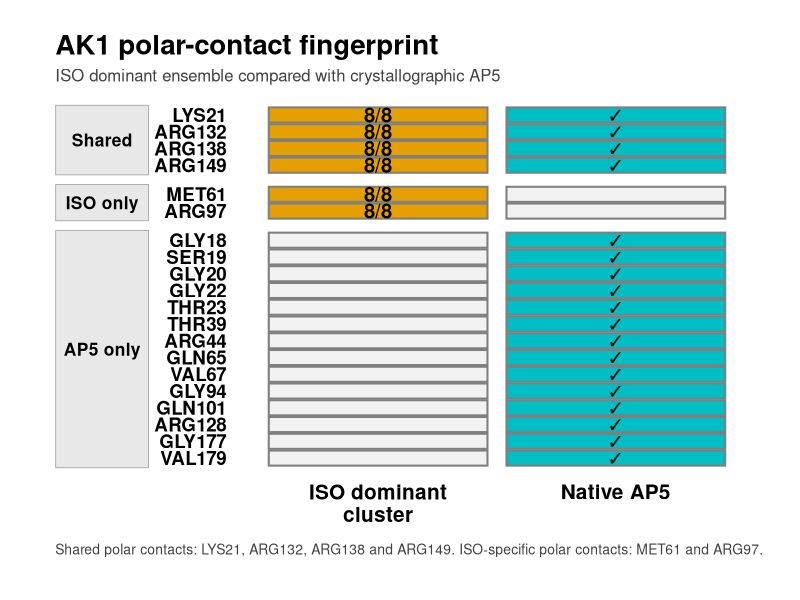
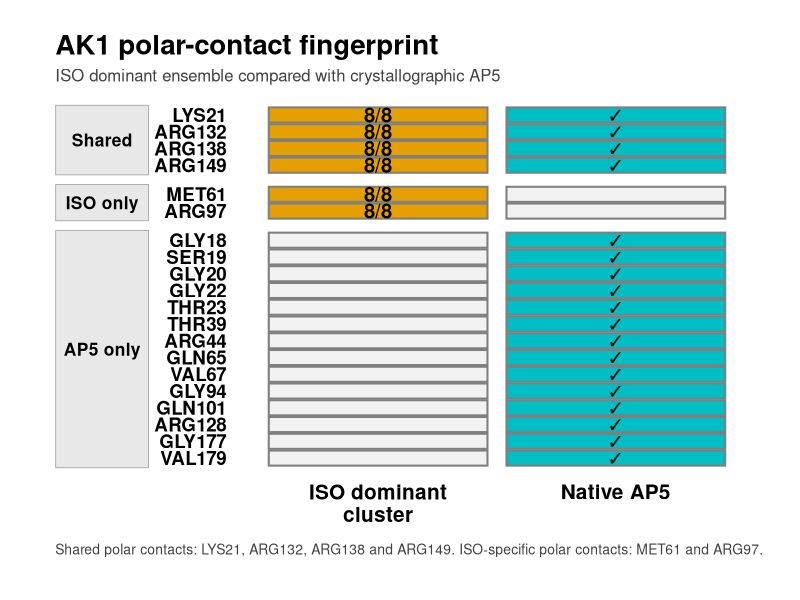
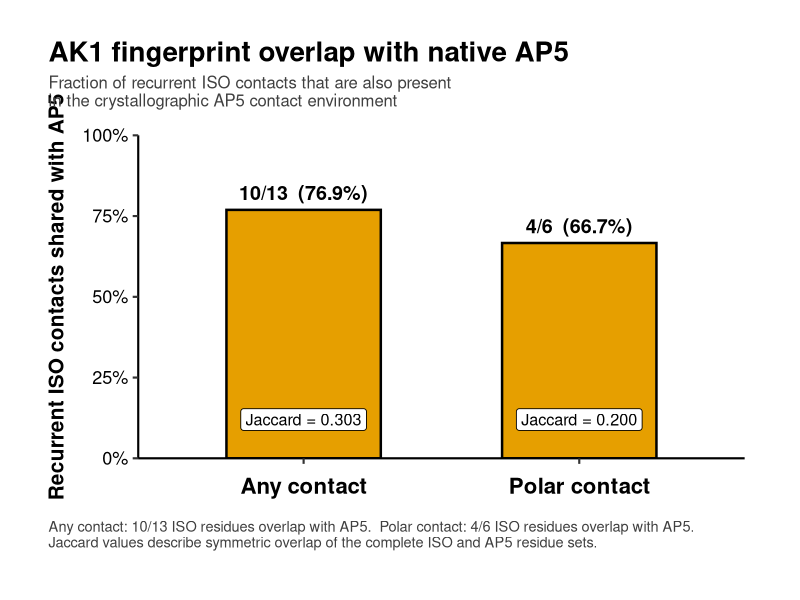
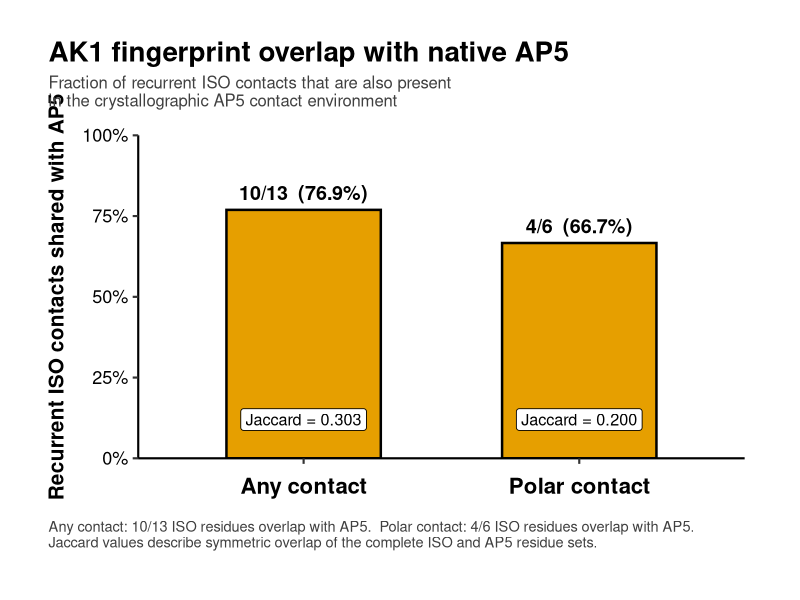

The R source for these figures, in order:
# ============================================================
# AK1 PANEL L
# Native-ligand interaction fingerprint comparison
#
# OUTPUTS ARE SAVED AS TWO SEPARATE FIGURES:
#
# L-A = Polar-contact residue fingerprint
# L-B = Quantitative fingerprint overlap
#
# ISO dominant ensemble vs crystallographic AP5
# ============================================================


# ============================================================
# PACKAGES
# ============================================================

packages <- c(
  "ggplot2",
  "dplyr",
  "tidyr",
  "openxlsx"
)

for (p in packages) {

  if (!requireNamespace(p, quietly = TRUE)) {

    install.packages(
      p,
      repos = "https://cloud.r-project.org"
    )
  }
}

library(ggplot2)
library(dplyr)
library(tidyr)
library(openxlsx)


# ============================================================
# OUTPUT DIRECTORY
# ============================================================

out_dir <- "../results/AK1_panelL_native_ligand_fingerprint"

dir.create(
  out_dir,
  recursive = TRUE,
  showWarnings = FALSE
)


# ============================================================
# VERIFIED RESIDUE SETS
# ============================================================

# ------------------------------------------------------------
# ISO recurrent ANY contacts across dominant ensemble
# ------------------------------------------------------------

iso_any <- c(
  "ARG132",
  "ARG138",
  "ARG149",
  "ARG97",
  "ASP140",
  "ASP93",
  "GLY15",
  "GLY16",
  "GLY18",
  "GLY64",
  "LYS21",
  "MET61",
  "PRO17"
)


# ------------------------------------------------------------
# Native AP5 ANY-contact fingerprint
# ------------------------------------------------------------

ap5_any <- c(
  "ARG128",
  "ARG132",
  "ARG138",
  "ARG149",
  "ARG44",
  "ARG97",
  "ASP140",
  "GLN101",
  "GLN65",
  "GLY16",
  "GLY177",
  "GLY18",
  "GLY20",
  "GLY22",
  "GLY40",
  "GLY94",
  "LEU129",
  "LEU43",
  "LEU66",
  "LYS21",
  "MET61",
  "PRO17",
  "SER178",
  "SER19",
  "THR23",
  "THR39",
  "TYR95",
  "VAL179",
  "VAL67",
  "VAL72"
)


# ------------------------------------------------------------
# ISO recurrent POLAR contacts
# ------------------------------------------------------------

iso_polar <- c(
  "LYS21",
  "ARG132",
  "ARG138",
  "ARG149",
  "MET61",
  "ARG97"
)


# ------------------------------------------------------------
# Native AP5 POLAR-contact fingerprint
# ------------------------------------------------------------

ap5_polar <- c(
  "ARG128",
  "ARG132",
  "ARG138",
  "ARG149",
  "ARG44",
  "GLN101",
  "GLN65",
  "GLY177",
  "GLY18",
  "GLY20",
  "GLY22",
  "GLY94",
  "LYS21",
  "SER19",
  "THR23",
  "THR39",
  "VAL179",
  "VAL67"
)


# ============================================================
# CALCULATE OVERLAPS
# ============================================================

shared_any <- intersect(
  iso_any,
  ap5_any
)

iso_only_any <- setdiff(
  iso_any,
  ap5_any
)

ap5_only_any <- setdiff(
  ap5_any,
  iso_any
)


shared_polar <- intersect(
  iso_polar,
  ap5_polar
)

iso_only_polar <- setdiff(
  iso_polar,
  ap5_polar
)

ap5_only_polar <- setdiff(
  ap5_polar,
  iso_polar
)


# ============================================================
# SUMMARY METRICS
# ============================================================

any_iso_coverage <-
  length(shared_any) /
  length(iso_any) *
  100


polar_iso_coverage <-
  length(shared_polar) /
  length(iso_polar) *
  100


any_jaccard <-
  length(shared_any) /
  length(
    union(
      iso_any,
      ap5_any
    )
  )


polar_jaccard <-
  length(shared_polar) /
  length(
    union(
      iso_polar,
      ap5_polar
    )
  )


# ============================================================
# VALIDATION
# ============================================================

stopifnot(
  length(iso_any) == 13
)

stopifnot(
  length(ap5_any) == 30
)

stopifnot(
  length(shared_any) == 10
)

stopifnot(
  length(iso_only_any) == 3
)

stopifnot(
  length(ap5_only_any) == 20
)

stopifnot(
  length(iso_polar) == 6
)

stopifnot(
  length(ap5_polar) == 18
)

stopifnot(
  length(shared_polar) == 4
)

stopifnot(
  length(iso_only_polar) == 2
)

stopifnot(
  length(ap5_only_polar) == 14
)


# ============================================================
# PRINT NUMERICAL SUMMARY
# ============================================================

cat("\n")
cat("============================================================\n")
cat("AK1 NATIVE-LIGAND FINGERPRINT COMPARISON\n")
cat("============================================================\n\n")

cat(
  sprintf(
    "ANY CONTACTS: %d/%d ISO contacts shared with AP5 = %.1f%%\n",
    length(shared_any),
    length(iso_any),
    any_iso_coverage
  )
)

cat(
  sprintf(
    "ANY-contact Jaccard = %.3f\n\n",
    any_jaccard
  )
)

cat(
  sprintf(
    "POLAR CONTACTS: %d/%d ISO polar contacts shared with AP5 = %.1f%%\n",
    length(shared_polar),
    length(iso_polar),
    polar_iso_coverage
  )
)

cat(
  sprintf(
    "Polar-contact Jaccard = %.3f\n",
    polar_jaccard
  )
)


# ============================================================
# PANEL L-A
# POLAR-CONTACT RESIDUE FINGERPRINT
# ============================================================


# ------------------------------------------------------------
# RESIDUE ORDER
# ------------------------------------------------------------

shared_order <- c(
  "LYS21",
  "ARG132",
  "ARG138",
  "ARG149"
)

iso_only_order <- c(
  "MET61",
  "ARG97"
)

ap5_only_order <- c(
  "GLY18",
  "SER19",
  "GLY20",
  "GLY22",
  "THR23",
  "THR39",
  "ARG44",
  "GLN65",
  "VAL67",
  "GLY94",
  "GLN101",
  "ARG128",
  "GLY177",
  "VAL179"
)


polar_order <- c(
  shared_order,
  iso_only_order,
  ap5_only_order
)


polar_class <- data.frame(

  Residue = polar_order,

  Category = c(

    rep(
      "Shared",
      length(shared_order)
    ),

    rep(
      "ISO only",
      length(iso_only_order)
    ),

    rep(
      "AP5 only",
      length(ap5_only_order)
    )
  ),

  stringsAsFactors = FALSE
)


# ------------------------------------------------------------
# LONG FORMAT
# ------------------------------------------------------------

polar_matrix <- polar_class %>%

  mutate(

    ISO_present =
      Residue %in% iso_polar,

    AP5_present =
      Residue %in% ap5_polar
  ) %>%

  pivot_longer(

    cols = c(
      ISO_present,
      AP5_present
    ),

    names_to =
      "Ligand",

    values_to =
      "Present"
  ) %>%

  mutate(

    Ligand = recode(

      Ligand,

      "ISO_present" =
        "ISO dominant\ncluster",

      "AP5_present" =
        "Native AP5"
    ),

    Category = factor(

      Category,

      levels = c(
        "Shared",
        "ISO only",
        "AP5 only"
      )
    ),

    Residue = factor(

      Residue,

      levels = rev(
        polar_order
      )
    ),

    Ligand = factor(

      Ligand,

      levels = c(
        "ISO dominant\ncluster",
        "Native AP5"
      )
    ),

    Cell_type = case_when(

      Present &
        Ligand ==
        "ISO dominant\ncluster" ~
        "ISO",

      Present &
        Ligand ==
        "Native AP5" ~
        "AP5",

      TRUE ~
        "Absent"
    ),

    Cell_label = case_when(

      Present &
        Ligand ==
        "ISO dominant\ncluster" ~
        "8/8",

      Present &
        Ligand ==
        "Native AP5" ~
        "\u2713",

      TRUE ~
        ""
    )
  )


# ------------------------------------------------------------
# BUILD PANEL L-A
# ------------------------------------------------------------

pA <- ggplot(

  polar_matrix,

  aes(
    x = Ligand,
    y = Residue
  )

) +

  geom_tile(

    aes(
      fill = Cell_type
    ),

    color = "grey50",

    linewidth = 0.7,

    width = 0.92,

    height = 0.90
  ) +

  geom_text(

    aes(
      label = Cell_label
    ),

    size = 5.1,

    fontface = "bold"
  ) +

  facet_grid(

    Category ~ .,

    scales = "free_y",

    space = "free_y",

    switch = "y"
  ) +

  scale_fill_manual(

    values = c(

      "ISO" =
        "#E69F00",

      "AP5" =
        "#00BFC4",

      "Absent" =
        "#F2F2F2"
    ),

    guide = "none"
  ) +

  labs(

    title =
      "AK1 polar-contact fingerprint",

    subtitle =
      "ISO dominant ensemble compared with crystallographic AP5",

    x = NULL,

    y = NULL,

    caption =
      paste0(
        "Shared polar contacts: LYS21, ARG132, ARG138 and ARG149. ",
        "ISO-specific polar contacts: MET61 and ARG97."
      )
  ) +

  theme_minimal(
    base_size = 15
  ) +

  theme(

    panel.grid =
      element_blank(),

    axis.text.x =
      element_text(
        size = 15,
        face = "bold",
        color = "black",
        margin = margin(
          t = 8
        )
      ),

    axis.text.y =
      element_text(
        size = 13.5,
        face = "bold",
        color = "black"
      ),

    plot.title =
      element_text(
        size = 20,
        face = "bold",
        hjust = 0,
        margin = margin(
          b = 5
        )
      ),

    plot.subtitle =
      element_text(
        size = 12,
        color = "grey25",
        hjust = 0,
        margin = margin(
          b = 14
        )
      ),

    plot.caption =
      element_text(
        size = 10,
        hjust = 0,
        color = "grey25",
        margin = margin(
          t = 12
        )
      ),

    strip.text.y.left =
      element_text(
        angle = 0,
        size = 12.5,
        face = "bold",
        color = "black"
      ),

    strip.background =
      element_rect(
        fill = "#E8E8E8",
        color = "grey60",
        linewidth = 0.5
      ),

    strip.placement =
      "outside",

    panel.spacing.y =
      unit(
        0.45,
        "lines"
      ),

    plot.margin =
      margin(
        25,
        30,
        30,
        40
      ),

    plot.title.position =
      "plot",

    plot.caption.position =
      "plot"
  )


# ============================================================
# SAVE PANEL L-A
# ============================================================

panelA_png <- file.path(
  out_dir,
  "AK1_panelL_A_polar_contact_fingerprint.png"
)

panelA_pdf <- file.path(
  out_dir,
  "AK1_panelL_A_polar_contact_fingerprint.pdf"
)


ggsave(

  filename =
    panelA_png,

  plot =
    pA,

  width =
    9.5,

  height =
    11,

  units =
    "in",

  dpi =
    600,

  bg =
    "white"
)


ggsave(

  filename =
    panelA_pdf,

  plot =
    pA,

  width =
    9.5,

  height =
    11,

  units =
    "in",

  bg =
    "white"
)


# ============================================================
# PANEL L-B DATA
# QUANTITATIVE OVERLAP
# ============================================================

overlap_summary <- data.frame(

  Contact_type = c(
    "Any contact",
    "Polar contact"
  ),

  ISO_total = c(
    length(iso_any),
    length(iso_polar)
  ),

  Shared_with_AP5 = c(
    length(shared_any),
    length(shared_polar)
  ),

  ISO_coverage_percent = c(
    any_iso_coverage,
    polar_iso_coverage
  ),

  Jaccard = c(
    any_jaccard,
    polar_jaccard
  ),

  stringsAsFactors = FALSE

) %>%

  mutate(

    Contact_type = factor(

      Contact_type,

      levels = c(
        "Any contact",
        "Polar contact"
      )
    ),

    Fraction_label =
      paste0(
        Shared_with_AP5,
        "/",
        ISO_total
      ),

    Percent_label =
      paste0(
        sprintf(
          "%.1f",
          ISO_coverage_percent
        ),
        "%"
      ),

    Main_label =
      paste0(
        Fraction_label,
        "  (",
        Percent_label,
        ")"
      ),

    Jaccard_label =
      paste0(
        "Jaccard = ",
        sprintf(
          "%.3f",
          Jaccard
        )
      )
  )


# ============================================================
# PANEL L-B
# ============================================================

pB <- ggplot(

  overlap_summary,

  aes(
    x = Contact_type,
    y = ISO_coverage_percent
  )

) +

  geom_col(

    width = 0.56,

    fill = "#E69F00",

    color = "black",

    linewidth = 0.85
  ) +

  geom_text(

    aes(
      label = Main_label
    ),

    vjust = -0.65,

    size = 5.0,

    fontface = "bold"
  ) +

  geom_label(

    aes(
      y = 12,
      label = Jaccard_label
    ),

    size = 4.1,

    label.size = 0.3,

    fill = "white"
  ) +

  scale_y_continuous(

    limits = c(
      0,
      100
    ),

    breaks = c(
      0,
      25,
      50,
      75,
      100
    ),

    labels = function(x) {
      paste0(
        x,
        "%"
      )
    },

    expand = c(
      0,
      0
    )
  ) +

  labs(

    title =
      "AK1 fingerprint overlap with native AP5",

    subtitle =
      paste0(
        "Fraction of recurrent ISO contacts that are also present\n",
        "in the crystallographic AP5 contact environment"
      ),

    x = NULL,

    y =
      "Recurrent ISO contacts shared with AP5",

    caption =
      paste0(
        "Any contact: 10/13 ISO residues overlap with AP5.  ",
        "Polar contact: 4/6 ISO residues overlap with AP5.\n",
        "Jaccard values describe symmetric overlap of the complete ",
        "ISO and AP5 residue sets."
      )
  ) +

  theme_classic(
    base_size = 16
  ) +

  theme(

    axis.text.x =
      element_text(
        size = 16,
        face = "bold",
        color = "black",
        margin = margin(
          t = 10
        )
      ),

    axis.text.y =
      element_text(
        size = 13,
        color = "black"
      ),

    axis.title.y =
      element_text(
        size = 15,
        face = "bold",
        margin = margin(
          r = 10
        )
      ),

    plot.title =
      element_text(
        size = 20,
        face = "bold",
        hjust = 0,
        margin = margin(
          b = 5
        )
      ),

    plot.subtitle =
      element_text(
        size = 12,
        color = "grey25",
        hjust = 0,
        margin = margin(
          b = 18
        )
      ),

    plot.caption =
      element_text(
        size = 10.5,
        hjust = 0,
        color = "grey25",
        margin = margin(
          t = 16
        )
      ),

    plot.margin =
      margin(
        30,
        40,
        35,
        35
      ),

    plot.title.position =
      "plot",

    plot.caption.position =
      "plot"
  )


# ============================================================
# SAVE PANEL L-B
# ============================================================

panelB_png <- file.path(
  out_dir,
  "AK1_panelL_B_fingerprint_overlap.png"
)

panelB_pdf <- file.path(
  out_dir,
  "AK1_panelL_B_fingerprint_overlap.pdf"
)


ggsave(

  filename =
    panelB_png,

  plot =
    pB,

  width =
    9,

  height =
    7.5,

  units =
    "in",

  dpi =
    600,

  bg =
    "white"
)


ggsave(

  filename =
    panelB_pdf,

  plot =
    pB,

  width =
    9,

  height =
    7.5,

  units =
    "in",

  bg =
    "white"
)


# ============================================================
# RESIDUE-LEVEL TABLES
# ============================================================

all_any_residues <- sort(
  union(
    iso_any,
    ap5_any
  )
)


any_table <- data.frame(

  Residue =
    all_any_residues,

  ISO =
    all_any_residues %in% iso_any,

  AP5 =
    all_any_residues %in% ap5_any,

  stringsAsFactors =
    FALSE

) %>%

  mutate(

    Classification = case_when(

      ISO & AP5 ~
        "Shared",

      ISO & !AP5 ~
        "ISO only",

      !ISO & AP5 ~
        "AP5 only"
    )
  )


all_polar_residues <- sort(
  union(
    iso_polar,
    ap5_polar
  )
)


polar_table <- data.frame(

  Residue =
    all_polar_residues,

  ISO =
    all_polar_residues %in% iso_polar,

  AP5 =
    all_polar_residues %in% ap5_polar,

  stringsAsFactors =
    FALSE

) %>%

  mutate(

    Classification = case_when(

      ISO & AP5 ~
        "Shared",

      ISO & !AP5 ~
        "ISO only",

      !ISO & AP5 ~
        "AP5 only"
    )
  )


# ============================================================
# SAVE CSV
# ============================================================

summary_csv <- file.path(
  out_dir,
  "AK1_panelL_fingerprint_overlap_summary.csv"
)

any_csv <- file.path(
  out_dir,
  "AK1_panelL_any_contact_fingerprint.csv"
)

polar_csv <- file.path(
  out_dir,
  "AK1_panelL_polar_contact_fingerprint.csv"
)


write.csv(
  overlap_summary,
  summary_csv,
  row.names = FALSE
)

write.csv(
  any_table,
  any_csv,
  row.names = FALSE
)

write.csv(
  polar_table,
  polar_csv,
  row.names = FALSE
)


# ============================================================
# SAVE EXCEL WORKBOOK
# ============================================================

xlsx_file <- file.path(
  out_dir,
  "AK1_panelL_native_ligand_fingerprint_data.xlsx"
)


wb <- createWorkbook()


# ------------------------------------------------------------
# OVERLAP SUMMARY
# ------------------------------------------------------------

addWorksheet(
  wb,
  "Overlap_Summary"
)

writeData(
  wb,
  "Overlap_Summary",
  overlap_summary
)


# ------------------------------------------------------------
# ANY CONTACT
# ------------------------------------------------------------

addWorksheet(
  wb,
  "Any_Contact_Fingerprint"
)

writeData(
  wb,
  "Any_Contact_Fingerprint",
  any_table
)


# ------------------------------------------------------------
# POLAR CONTACT
# ------------------------------------------------------------

addWorksheet(
  wb,
  "Polar_Contact_Fingerprint"
)

writeData(
  wb,
  "Polar_Contact_Fingerprint",
  polar_table
)


# ------------------------------------------------------------
# RESIDUE SETS
# ------------------------------------------------------------

key_sets <- data.frame(

  Category = c(
    "Any shared",
    "Any ISO only",
    "Any AP5 only",
    "Polar shared",
    "Polar ISO only",
    "Polar AP5 only"
  ),

  Residues = c(

    paste(
      shared_any,
      collapse = ", "
    ),

    paste(
      iso_only_any,
      collapse = ", "
    ),

    paste(
      ap5_only_any,
      collapse = ", "
    ),

    paste(
      shared_polar,
      collapse = ", "
    ),

    paste(
      iso_only_polar,
      collapse = ", "
    ),

    paste(
      ap5_only_polar,
      collapse = ", "
    )
  )
)


addWorksheet(
  wb,
  "Residue_Sets"
)

writeData(
  wb,
  "Residue_Sets",
  key_sets
)


# ------------------------------------------------------------
# NOTES
# ------------------------------------------------------------

notes <- data.frame(

  Item = c(
    "Main interpretation",
    "Any-contact overlap",
    "Polar-contact overlap",
    "Jaccard",
    "Important limitation"
  ),

  Description = c(

    paste0(
      "Most recurrent ISO contacts fall within the native AP5 ",
      "contact environment, supporting localization of ISO ",
      "within the experimentally defined AK1 nucleotide-binding region."
    ),

    paste0(
      length(shared_any),
      " of ",
      length(iso_any),
      " recurrent ISO contact residues (",
      sprintf(
        "%.1f",
        any_iso_coverage
      ),
      "%) were also contacted by AP5."
    ),

    paste0(
      length(shared_polar),
      " of ",
      length(iso_polar),
      " recurrent ISO polar-contact residues (",
      sprintf(
        "%.1f",
        polar_iso_coverage
      ),
      "%) were also contacted by AP5."
    ),

    paste0(
      "Jaccard values are ",
      sprintf(
        "%.3f",
        any_jaccard
      ),
      " for any contacts and ",
      sprintf(
        "%.3f",
        polar_jaccard
      ),
      " for polar contacts."
    ),

    paste0(
      "Fingerprint overlap supports shared pocket occupancy but ",
      "does not demonstrate identical binding mode, mechanism, ",
      "or experimental affinity."
    )
  )
)


addWorksheet(
  wb,
  "Notes"
)

writeData(
  wb,
  "Notes",
  notes
)


# ------------------------------------------------------------
# COLUMN WIDTHS
# ------------------------------------------------------------

setColWidths(
  wb,
  "Overlap_Summary",
  cols = 1:ncol(overlap_summary),
  widths = "auto"
)

setColWidths(
  wb,
  "Any_Contact_Fingerprint",
  cols = 1:ncol(any_table),
  widths = "auto"
)

setColWidths(
  wb,
  "Polar_Contact_Fingerprint",
  cols = 1:ncol(polar_table),
  widths = "auto"
)

setColWidths(
  wb,
  "Residue_Sets",
  cols = 1,
  widths = 22
)

setColWidths(
  wb,
  "Residue_Sets",
  cols = 2,
  widths = 110
)

setColWidths(
  wb,
  "Notes",
  cols = 1,
  widths = 28
)

setColWidths(
  wb,
  "Notes",
  cols = 2,
  widths = 110
)


saveWorkbook(
  wb,
  xlsx_file,
  overwrite = TRUE
)


# ============================================================
# FINAL SUMMARY
# ============================================================

cat("\n")
cat("============================================================\n")
cat("PANEL L COMPLETE — TWO SEPARATE FIGURES\n")
cat("============================================================\n\n")

cat(
  sprintf(
    "ANY CONTACTS: %d/%d = %.1f%% shared with AP5\n",
    length(shared_any),
    length(iso_any),
    any_iso_coverage
  )
)

cat(
  sprintf(
    "ANY-contact Jaccard = %.3f\n\n",
    any_jaccard
  )
)

cat(
  sprintf(
    "POLAR CONTACTS: %d/%d = %.1f%% shared with AP5\n",
    length(shared_polar),
    length(iso_polar),
    polar_iso_coverage
  )
)

cat(
  sprintf(
    "Polar-contact Jaccard = %.3f\n",
    polar_jaccard
  )
)

cat("\nPanel L-A:\n")
cat(panelA_png, "\n")

cat("\nPanel L-B:\n")
cat(panelB_png, "\n")

cat("\nExcel:\n")
cat(xlsx_file, "\n")
